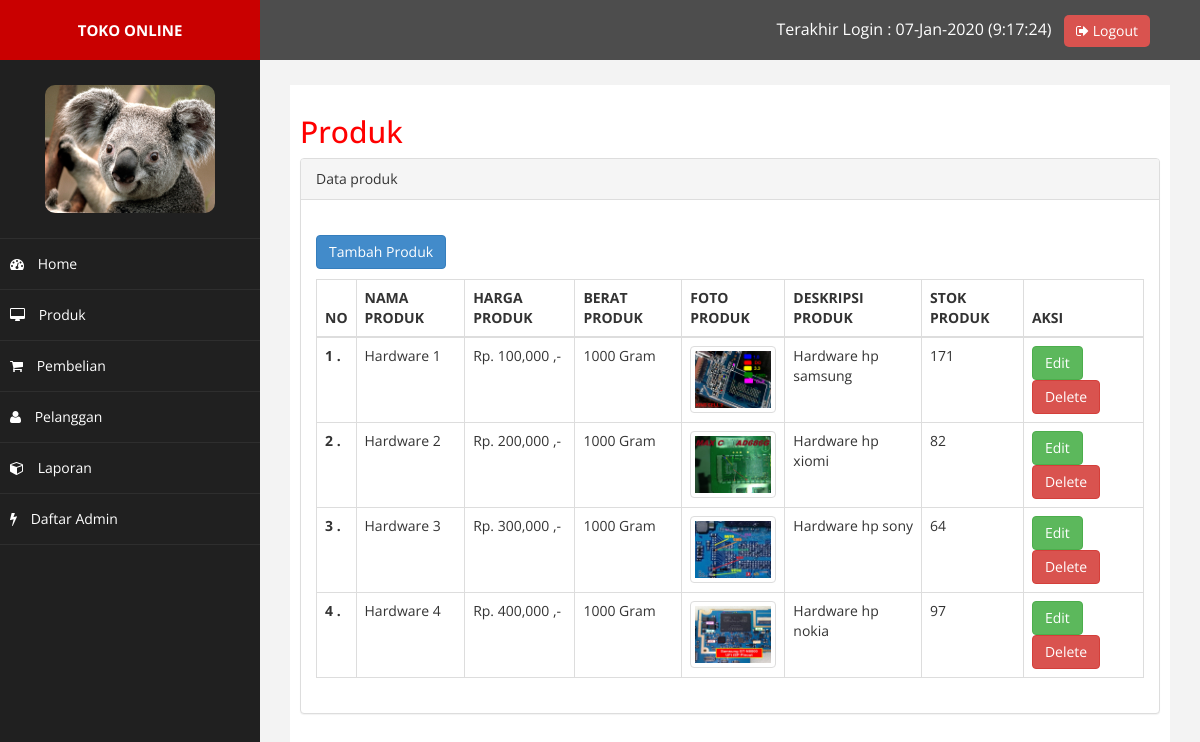
/admin/index.php?halaman=produk (signed in), run on the app's committed database.
### tables this page shows
CREATE TABLE `produk` (
  `id_produk` int(11) NOT NULL,
  `nama_produk` varchar(100) NOT NULL,
  `harga_produk` int(11) NOT NULL,
  `berat_produk` int(11) NOT NULL,
  `foto_produk` varchar(100) NOT NULL,
  `deskripsi_produk` text NOT NULL,
  `stok_produk` int(11) NOT NULL
);

### admin/produk.php (the view)
<h2>Produk</h2>
<div class="panel panel-default">
 <div class="panel-heading">
   Data produk
 </div>
 <div class="panel-body">
    <table class="table table-bordered table-responsive">
      <thead class="thead-light">
        <tr>
          <th scope="col">NO</th>
          <th scope="col">NAMA PRODUK</th>
          <th scope="col">HARGA PRODUK</th>
          <th scope="col">BERAT PRODUK</th>
          <th scope="col">FOTO PRODUK</th>
          <th scope="col">DESKRIPSI PRODUK</th>
          <th scope="col">STOK PRODUK</th>
          <th scope="col">AKSI</th>
        </tr>
      </thead>
      <?php
      	$no = 1;
      	$query = mysqli_query($koneksi,"SELECT * FROM produk");
      ?>
      <tbody>
      <p><a href="index.php?halaman=tambah_produk" class="btn btn-primary">Tambah Produk</a></p>
      <?php while($item = mysqli_fetch_assoc($query)) : ?>
    	    <tr>
    	      <th scope="row"><?= $no++; ?> .</th>
    	      <td><?= $item['nama_produk']; ?></td>
    	      <td>Rp. <?= number_format($item['harga_produk']); ?> ,-</td>
    	      <td><?= $item['berat_produk']; ?> Gram</td>
    	      <td><img class="img-thumbnail" src="../foto_produk/<?= $item['foto_produk']; ?>" width="100"></td>
    	      <td><?= $item['deskripsi_produk']; ?></td>
            <td><?= $item['stok_produk']; ?></td>
    	      <td>
    	      	<a href="index.php?halaman=ubah_produk&id_produk=<?= $item['id_produk']; ?>" class="btn btn-success">Edit</a>
    	      	<a href="index.php?halaman=hapus_produk&id_produk=<?= $item['id_produk']; ?>" class="btn btn-danger">Delete</a>
    	      </td>
    	    </tr>
       	<?php endwhile; ?>
      </tbody>
    </table>
  </div>
</div>

### admin/assets/css/custom.css (style rules this page uses)
body { font-family: 'Open Sans', sans-serif; }
h2 { color: #f00; }
p { font-size:16px; line-height:25px; padding-top:20px; }

### data on the page
produk: nama_produk "Hardware 1", harga_produk "100,000", berat_produk "1000", foto_produk (picture), deskripsi_produk "Hardware hp samsung", stok_produk "171"
produk: nama_produk "Hardware 2", harga_produk "200,000", berat_produk "1000", foto_produk (picture), deskripsi_produk "Hardware hp xiomi", stok_produk "82"
produk: nama_produk "Hardware 3", harga_produk "300,000", berat_produk "1000", foto_produk (picture), deskripsi_produk "Hardware hp sony", stok_produk "64"
produk: nama_produk "Hardware 4", harga_produk "400,000", berat_produk "1000", foto_produk (picture), deskripsi_produk "Hardware hp nokia", stok_produk "97"

### other printed values
$admin['terakhir_login'] "07-Jan-2020 (9:17:24)"
